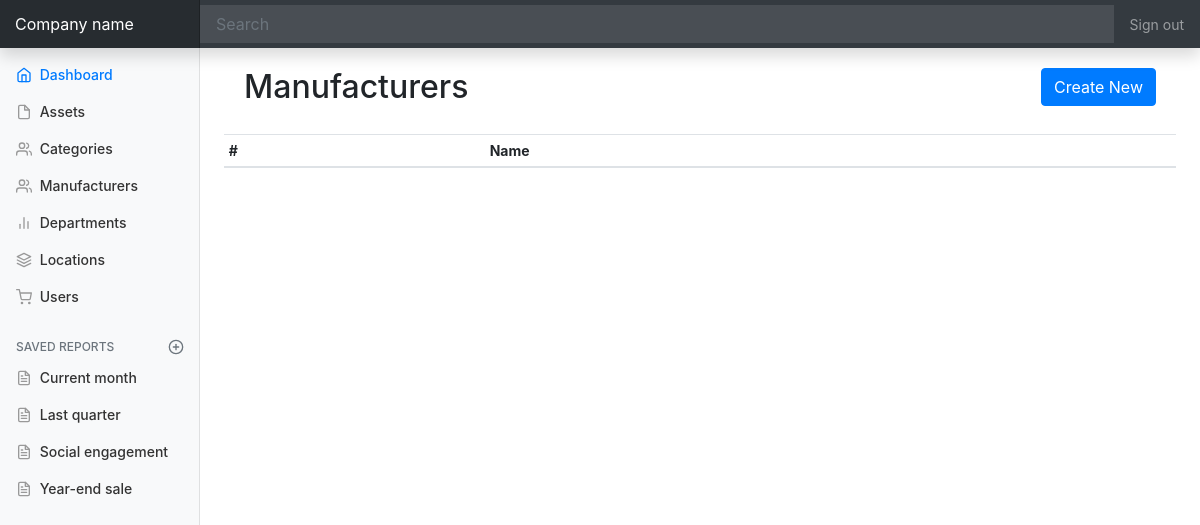
The app's page /manufacturers, older data.
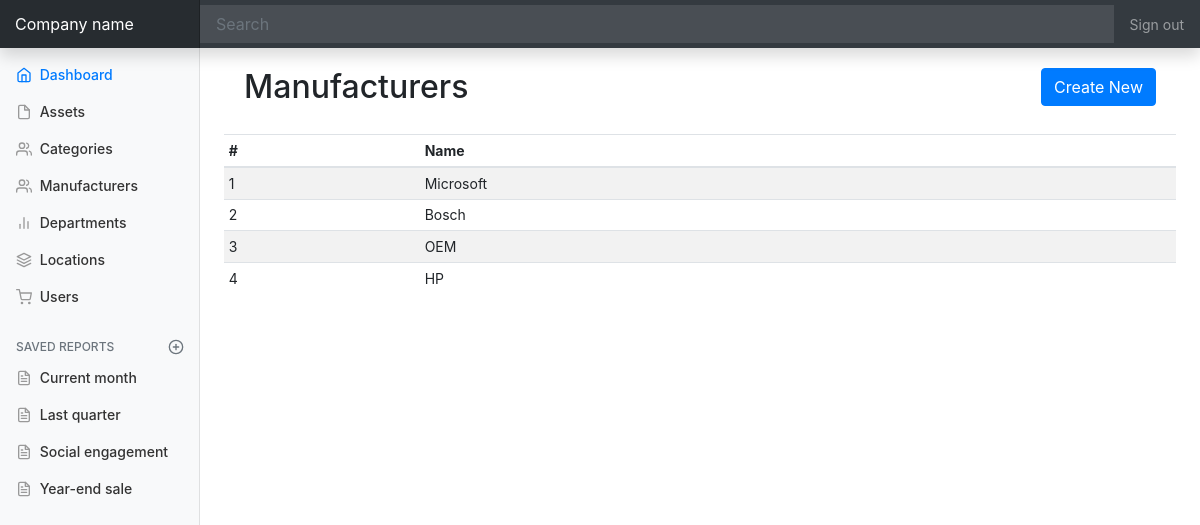
The same page, newer data.
### app/models.py (models this page shows, shortened)
class Manufacturer(db.Model):
	id = db.Column(db.Integer, primary_key=True)
	name = db.Column(db.String(64), unique=True)
	assets = db.relationship('Asset', backref="manufacturer")

### app/routes.py (the view)
@app.route('/manufacturers')
def manufacturers():
	manufacturers = Manufacturer.query.all()
	return render_template('manufacturers.html', title='Manufacturers', manufacturers=manufacturers)

### app/templates/manufacturers.html
{% extends "base.html" %}
{% block content %}
<section style="padding:20px;">
  <h2 style="display:inline-flex;">Manufacturers</h2>
  <a class="btn btn-primary float-right" href="manufacturers/create">Create New</a>
</section>
<div class="table-responsive">
  <table class="table table-striped table-sm">
    <thead>
      <tr>
        <th>#</th>
        <th>Name</th>
      </tr>
    </thead>
    <tbody>
    	{% for manufacturer in manufacturers %}
      <tr>
        <td>{{ manufacturer.id }}</td>
        <td>{{ manufacturer.name }}</td>
      </tr>
      {% endfor %}
    </tbody>
  </table>
</div>
{% endblock %}

Row changes from the older to the newer data that the page shows:
added Manufacturer: id "1", name "Microsoft"
added Manufacturer: id "2", name "Bosch"
added Manufacturer: id "3", name "OEM"
added Manufacturer: id "4", name "HP"
